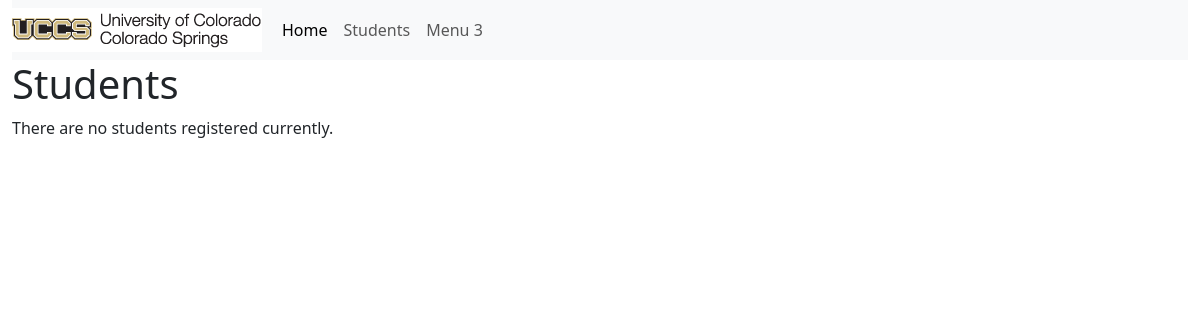
Before: /student/ with the older database file.
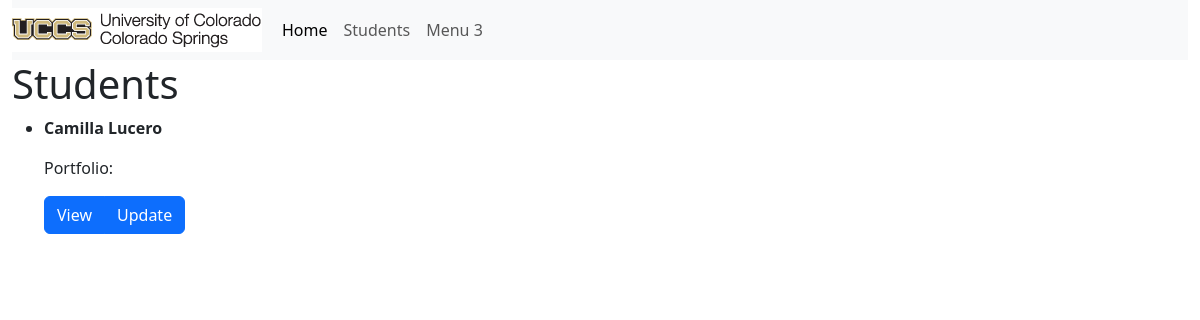
After: the same page with the newer database file.
### portfolio_app/models.py (models this page shows, shortened)
class Student(models.Model):
    MAJOR = (
        ('CSCI-BS', 'BS in Computer Science'),
        ('CPEN-BS', 'BS in Computer Engineering'),
        ('BIGD-BI', 'BI in Game Design and Development'),
        ('BICS-BI', 'BI in Computer Science'),
        ('BISC-BI', 'BI in Computer Security'),
        ('CSCI-BA', 'BA in Computer Science'),
        ('DASE-BS', 'BS in Data Analytics and Systems Engineering')
    )
    name = models.CharField(max_length=200)
    email = models.CharField("UCCS Email", max_length=200)
    major = models.CharField(max_length=200, choices=MAJOR, blank = True)
    portfolio = models.OneToOneField(Portfolio, on_delete=models.CASCADE)

### portfolio_app/views.py (the view)
# urls.py: path('student/', views.StudentListView.as_view(), name='student'),
class StudentListView(generic.ListView):
    model=Student
    def get_context_data(self, **kwargs):
        context = super().get_context_data(**kwargs)
        context["portfolio_list"] = Portfolio.objects.all()
        return context

### portfolio_app/templates/portfolio_app/student_list.html
{% extends "portfolio_app/base_template.html" %}
{% block content %}
<h1>Students</h1>
    {%if student_list %}
        <ul>
            {% for student in student_list %}
            <li>
                <p><strong>{{student.name}}</strong>
                <p>Portfolio: {{student.portfolio.title}}
                    <div class="btn-group">
                        <a href="{{ student.portfolio.get_absolute_url}}" class="btn btn-primary" role="button">View</a>
                        <a href="{% url 'update-portfolio' student.portfolio.id %}" class="btn btn-primary" role="button">Update</a>
                    </div>
            </li>
            {% endfor %}
        </ul>
    {%else%}
        <p>There are no students registered currently.</p>
    {%endif%}
{%endblock%}

Changed rows visible on the page:
added Student: name "Camilla Lucero"
Other visible differences:
text no longer shown: "There are no students registered currently."
